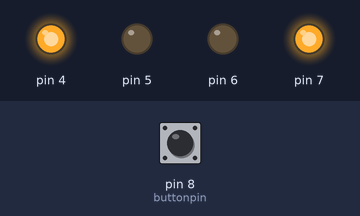
The sketch below on a simulated Arduino Uno, built with avr-gcc and run on an emulated ATmega328P. Parts: output pins drawn as LEDs (lit = HIGH). Inputs (shaded band) come from the test bench; at power-on: pin 8 (buttonpin) HIGH.

Above: at 1.2 s.
1.3 s: pin 8 (buttonpin) pulled LOW for 0.15 s
At 2.4 s:
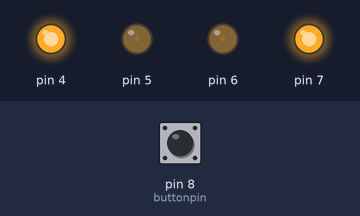
2.9 s: pin 8 (buttonpin) pulled LOW for 1 s
At 3.6 s:
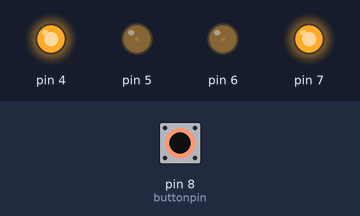
Timing chart, 0 to 5.9 s (numbered marks = the images above; inputs shaded):
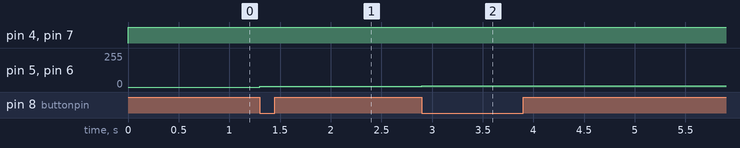

Measured:
- after the input at 1.3 s, pin 5, pin 6: 0/255 → 5/255 at once
- after the input at 2.9 s, pin 5, pin 6: 5/255 → 10/255 at once

The sketch:

motorknopka.ino
```cpp
const int buttonpin = 8;
boolean buttonstate = 0;
boolean buttonold = 0;
int i = 0;
void setup()
{
  pinMode(4, OUTPUT);
  pinMode(5, OUTPUT);
  pinMode(6, OUTPUT);
  pinMode(7, OUTPUT);
  pinMode(buttonpin, INPUT);
  Serial.begin(9600);
}
void loop()
{
  digitalWrite(4, HIGH);
  digitalWrite(7, HIGH);
  buttonstate = digitalRead(buttonpin);
  if((buttonstate == 0) && (buttonold == 1))
  {
    i = i + 5;
  }
    analogWrite(5, i);
    analogWrite(6, i);
    buttonold = buttonstate;
    if (i > 255)
    {
      i = 0;
    }
}
```
